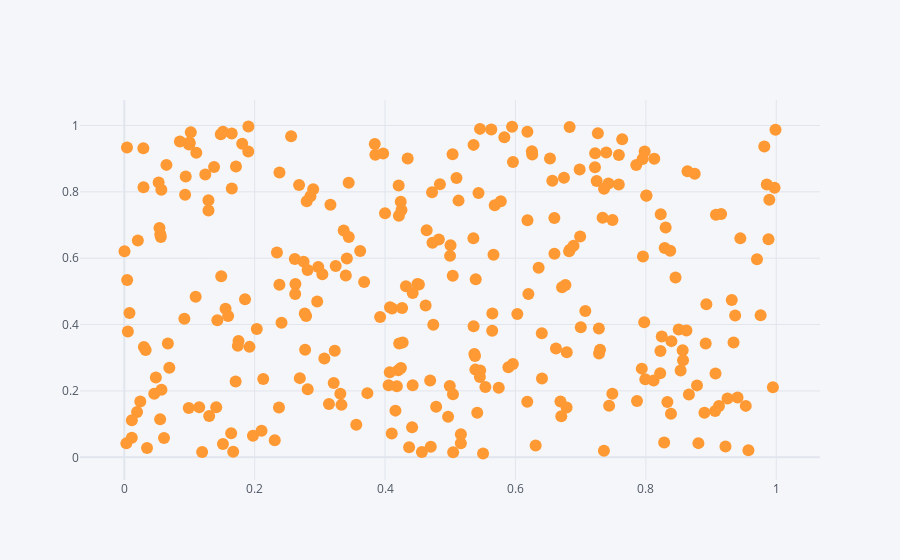

Notebook cell for this chart:
### Code cell
df.iplot(x = 'a' ,y = 'b',mode = 'markers')

### Figure 1 — Plotly figure (JSON) as saved in the notebook; plotly's stock layout.template omitted (floating-point values rounded to 4 significant figures; data arrays with more than 128 entries replaced by an {"elided": "..."} marker saying what was removed)
{"data": [{"line": {"color": "rgba(255, 153, 51, 1.0)", "dash": "solid", "shape": "linear", "width": 1.3}, "marker": {"size": 12, "symbol": "circle"}, "mode": "markers", "name": "b", "text": "", "type": "scatter", "x": {"elided": "300 float values"}, "y": {"elided": "300 float values"}}], "layout": {"legend": {"bgcolor": "#F5F6F9", "font": {"color": "#4D5663"}}, "paper_bgcolor": "#F5F6F9", "plot_bgcolor": "#F5F6F9", "title": {"font": {"color": "#4D5663"}}, "xaxis": {"gridcolor": "#E1E5ED", "showgrid": true, "tickfont": {"color": "#4D5663"}, "title": {"font": {"color": "#4D5663"}, "text": ""}, "zerolinecolor": "#E1E5ED"}, "yaxis": {"gridcolor": "#E1E5ED", "showgrid": true, "tickfont": {"color": "#4D5663"}, "title": {"font": {"color": "#4D5663"}, "text": ""}, "zerolinecolor": "#E1E5ED"}}}
